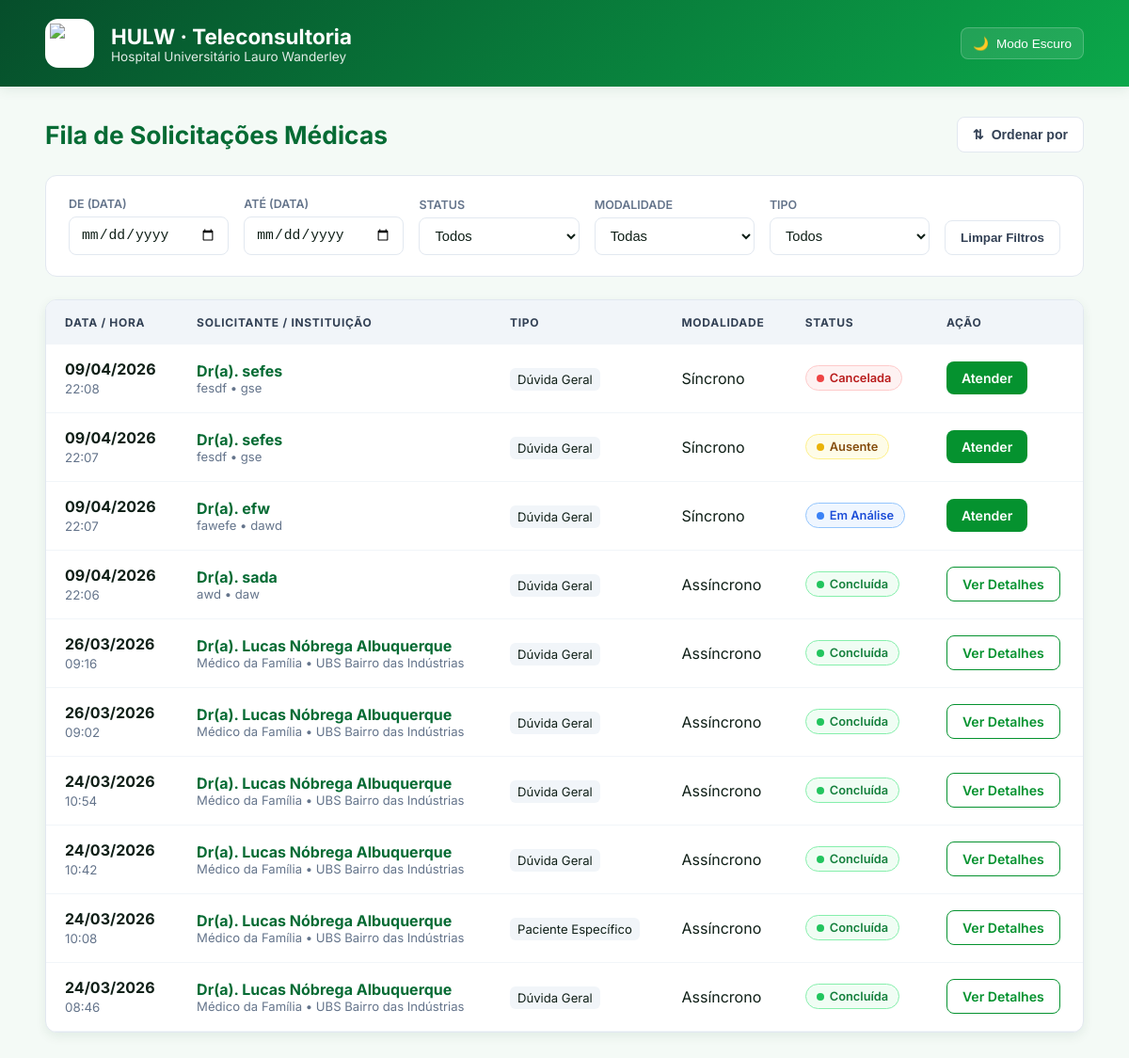
The app's page /fila/, older data.
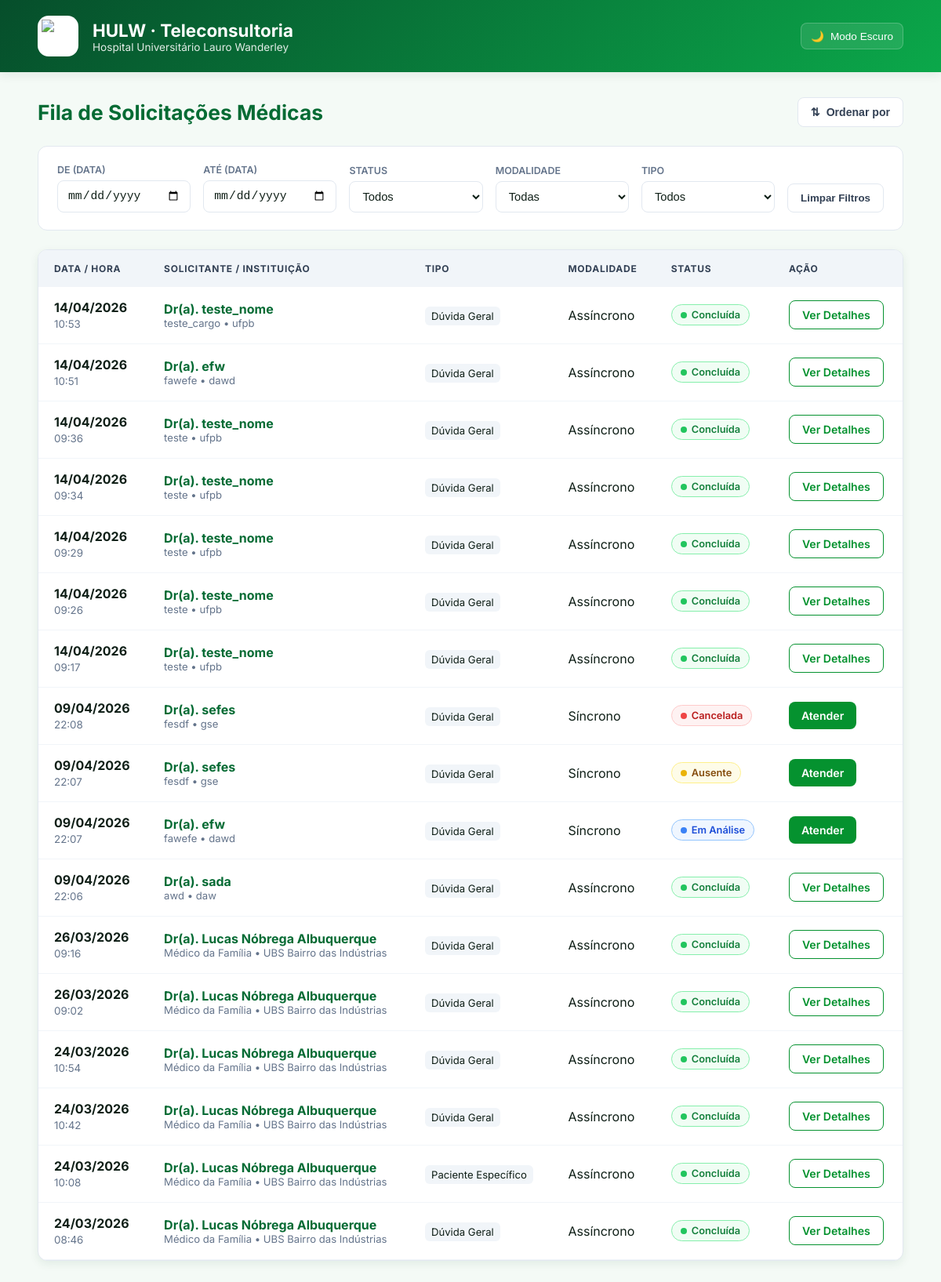
The same page, newer data.
### teleconsultoria/models.py (models this page shows, shortened)
class Solicitacao(models.Model):
    profissional = models.ForeignKey(Profissional, on_delete=models.CASCADE, related_name='solicitacoes')
    medica_designada = models.ForeignKey(Medica, on_delete=models.SET_NULL, null=True, blank=True, related_name='atendimentos')
    status = models.CharField(max_length=20, choices=StatusSolicitacao.choices, default=StatusSolicitacao.PENDENTE)
    tipo_atendimento = models.CharField(max_length=20, choices=TipoAtendimento.choices)
    data_sol = models.DateTimeField(auto_now_add=True)
    data_marcada = models.DateField(null=True, blank=True)
    horario_marcado = models.TimeField(null=True, blank=True)
    duracao_estimada = models.PositiveIntegerField(null=True, blank=True, help_text="Duração em minutos")
    link_teams = models.URLField(max_length=500, null=True, blank=True)
    resumo_sincrono = models.TextField(null=True, blank=True)
    justificativa_cancelamento = models.TextField(null=True, blank=True)
    data_limite = models.DateField(null=True, blank=True)
    horario_limite = models.TimeField(null=True, blank=True)
    idade_pac = models.IntegerField(null=True, blank=True)
    sexo_pac = models.CharField(max_length=2, choices=Sexo.choices, null=True, blank=True)
    sexo_biologico_pac = models.CharField(max_length=1, choices=[('M', 'Masculino'), ('F', 'Feminino')], null=True, blank=True)
    queixas = models.TextField(null=True, blank=True)
    historico_med = models.TextField(blank=True, null=True)
    diagnostico_princ = models.TextField(blank=True, null=True)
    diagnostico_sec = models.TextField(blank=True, null=True)
    medicamentos = models.TextField(blank=True, null=True)
    exames_recentes = models.TextField(blank=True, null=True)
    duvida_clinica = models.TextField()
    token_acesso = models.UUIDField(default=uuid.uuid4, editable=False)
    class Meta:
        verbose_name = "Solicitação"
        verbose_name_plural = "Solicitações"

class Profissional(models.Model):
    user = models.OneToOneField(User, on_delete=models.CASCADE, null=True, blank=True)
    cpf = models.CharField(max_length=11, unique=True)
    nome_completo = models.CharField(max_length=255)
    email = models.EmailField()
    telefone = models.CharField(max_length=15, help_text="WhatsApp com DDD", blank=True, null=True)
    crm = models.CharField(max_length=20, blank=True, null=True)
    cargo = models.CharField(max_length=100)
    instituicao = models.CharField(max_length=100)

### teleconsultoria/views.py (the view)
# urls.py: path('fila/', views.fila_medica, name='fila_medica'),
def fila_medica(request):
    solicitacoes = Solicitacao.objects.all().order_by('-data_sol')
    return render(request, 'fila_medica.html', {'solicitacoes': solicitacoes})

### teleconsultoria/templates/fila_medica.html (shortened to what the changed rows need)
<!DOCTYPE html>
<html lang="pt-br">
<head>
</head>
<body>
    {% load static %}
    <header class="header">
        <div class="header-left">
            <div>
                <h1>HULW · Teleconsultoria</h1>
            </div>
        </div>
    </header>
    <main class="container">
        <div class="page-title">
            <div style="display: flex; align-items: center; gap: 15px;">
                <h2>Fila de Solicitações Médicas</h2>
            </div>
        </div>
        <div class="table-wrapper">
            <table id="tabelaFila">
                <thead>
                    <tr>
                        <th>Data / Hora</th>
                        <th>Solicitante / Instituição</th>
                        <th>Tipo</th>
                        <th>Modalidade</th>
                        <th>Status</th>
                        <th>Ação</th>
                    </tr>
                </thead>
                <tbody id="tableBody">
                    {% for sol in solicitacoes %}
                    <tr class="linha-solicitacao"
                        data-data="{{ sol.data_sol|date:'Y-m-d H:i' }}"
                        data-status="{{ sol.status }}"
                        data-modalidade="{{ sol.tipo_atendimento }}"
                        data-tipo="{% if sol.idade_pac > 0 %}Paciente Específico{% else %}Dúvida Geral{% endif %}">
                        <td class="date-cell">
                            <strong>{{ sol.data_sol|date:"d/m/Y" }}</strong>
                            <small>{{ sol.data_sol|date:"H:i" }}</small>
                        </td>
                        <td>
                            <span class="sol-nome">
                                Dr(a). {{ sol.profissional.nome_completo|default:"Não informado" }}
                            </span>
                            <span class="inst-info">
                                {{ sol.profissional.cargo|default:"Médico(a)" }} • {{ sol.profissional.instituicao|default:"Instituição não informada" }}
                            </span>
                        </td>
                        <td>
                            <span style="font-size: 0.82rem; background: var(--gray-100); padding: 4px 8px; border-radius: 6px;">
                                {% if sol.idade_pac > 0 %}Paciente Específico{% else %}Dúvida Geral{% endif %}
                            </span>
                        </td>
                        <td>{{ sol.get_tipo_atendimento_display }}</td>
                        <td>
                            <span class="status-pill status-{{ sol.status }}">
                                {{ sol.get_status_display }}
                            </span>
                        </td>
                        <td>
                            <a href="{% url 'detalhe_caso' sol.id %}" class="btn {% if sol.status == 'CONCLUIDA' %}btn-concluido{% endif %}">
                                {% if sol.status == 'CONCLUIDA' %}Ver Detalhes{% else %}Atender{% endif %}
                            </a>
                        </td>
                    </tr>
                    {% empty %}
                    <tr>
                        <td colspan="6" style="text-align:center; padding: 40px; color: var(--gray-500);">Nenhuma solicitação encontrada.</td>
                    </tr>
                    {% endfor %}
                </tbody>
            </table>
        </div>
    </main>
</body>
</html>

Row changes from the older to the newer data that the page shows:
added Solicitacao: data_sol "14/04/2026", data_sol "10:53", profissional.nome_completo "teste_nome", profissional.cargo "teste_cargo", profissional.instituicao "ufpb", idade_pac "Dúvida Geral", tipo_atendimento "Assíncrono", status "Concluída", shows "Ver Detalhes"
added Solicitacao: data_sol "14/04/2026", data_sol "10:51", profissional.nome_completo "efw", profissional.cargo "fawefe", profissional.instituicao "dawd", idade_pac "Dúvida Geral", tipo_atendimento "Assíncrono", status "Concluída", shows "Ver Detalhes"
added Solicitacao: data_sol "14/04/2026", data_sol "09:36", profissional.nome_completo "teste_nome", profissional.cargo "teste", profissional.instituicao "ufpb", idade_pac "Dúvida Geral", tipo_atendimento "Assíncrono", status "Concluída", shows "Ver Detalhes"
added Solicitacao: data_sol "14/04/2026", data_sol "09:34", profissional.nome_completo "teste_nome", profissional.cargo "teste", profissional.instituicao "ufpb", idade_pac "Dúvida Geral", tipo_atendimento "Assíncrono", status "Concluída", shows "Ver Detalhes"
added Solicitacao: data_sol "14/04/2026", data_sol "09:29", profissional.nome_completo "teste_nome", profissional.cargo "teste", profissional.instituicao "ufpb", idade_pac "Dúvida Geral", tipo_atendimento "Assíncrono", status "Concluída", shows "Ver Detalhes"
added Solicitacao: data_sol "14/04/2026", data_sol "09:26", profissional.nome_completo "teste_nome", profissional.cargo "teste", profissional.instituicao "ufpb", idade_pac "Dúvida Geral", tipo_atendimento "Assíncrono", status "Concluída", shows "Ver Detalhes"
added Solicitacao: data_sol "14/04/2026", data_sol "09:17", profissional.nome_completo "teste_nome", profissional.cargo "teste", profissional.instituicao "ufpb", idade_pac "Dúvida Geral", tipo_atendimento "Assíncrono", status "Concluída", shows "Ver Detalhes"
